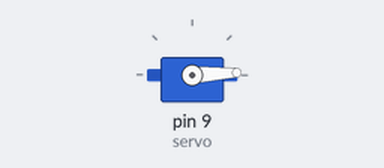
Simulated run of this sketch. Board: Arduino Uno, built with avr-gcc and run on an emulated ATmega328P. On the bench: servo.

Above: at 0.05 s.
At 1.05 s:
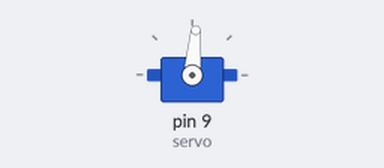
At 2.1 s:
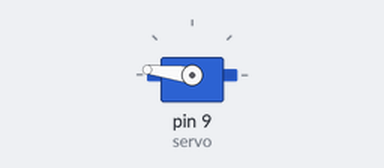
At 4.15 s:
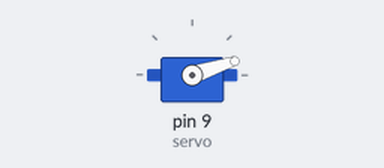
Timing chart, 0 to 5.7 s (numbered marks = the images above):
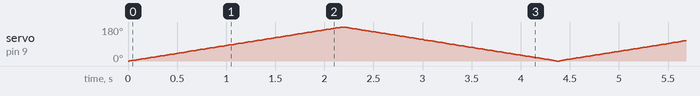

The sketch:

ServoSweep.ino
```cpp
// Sweeps an SG90 servo on pin 9 from 0 to 180 degrees and back.
// Wire: brown -> GND, red -> 5V, orange -> pin 9.
#include <Servo.h>

Servo servo;

void setup() {
  servo.attach(9);
}

void loop() {
  for (int a = 0; a <= 180; a++) { servo.write(a); delay(12); }
  for (int a = 180; a >= 0; a--) { servo.write(a); delay(12); }
}
```
